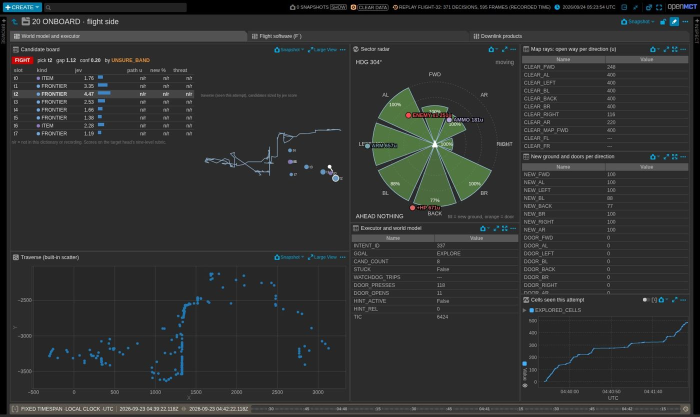
#> input picture docs/images/openmct/onboard-world.jpg, 1400 x 833 px (shown at 1/2 size)
$ python -i stack_video.py   (imports and definitions only)
#> lines starting #> are read from the running program, lines starting #| are printed output that depends on the picture
"""Compose the per-second screenshots from tools/stack_record.mjs into one 1920x1080 grid video (mp4, 1 fps source
held for 1 s each) and a 1080p mp4 of the dashboard recording (webm from Playwright) if present.

    python tools/stack_video.py out/stackrec out/doomsat_stack_1080p.mp4
    python tools/stack_video.py --convert out/recording/<file>.webm out/doomsat_dashboard_1080p.mp4
    python tools/stack_video.py --frames out/dashrec out/doomsat_dashboard_1080p.mp4   (from tools/dashboard_record.mjs)
"""
import glob
import os
import subprocess
import sys

import imageio_ffmpeg
from PIL import Image, ImageDraw

# [1 line that did not run here, left out]
TILES = [("dashboard", "Mission dashboard (from Yamcs)"), ("yamcs-tlm", "Yamcs web: telemetry"),
         ("yamcs-cmd", "Yamcs web: command history"), ("openmct", "Open MCT")]


def compose(src, out_mp4):
    frames = sorted(glob.glob(os.path.join(src, "dashboard-*.png")))
    tmp = os.path.join(src, "grid")
    os.makedirs(tmp, exist_ok=True)
    for i, f in enumerate(frames):
        idx = os.path.basename(f).split("-")[1].split(".")[0]
        canvas = Image.new("RGB", (1920, 1080), (12, 14, 18))
        d = ImageDraw.Draw(canvas)
        for k, (name, title) in enumerate(TILES):
            p = os.path.join(src, f"{name}-{idx}.png")
            x, y = (k % 2) * 960, (k // 2) * 540
            if os.path.exists(p):
                im = Image.open(p).convert("RGB").resize((952, 522), Image.LANCZOS)
                canvas.paste(im, (x + 4, y + 14))
            d.rectangle((x + 4, y, x + 956, y + 13), fill=(30, 34, 44))
            d.text((x + 10, y + 1), title, fill=(200, 210, 225))
        canvas.save(os.path.join(tmp, f"grid-{i:04d}.png"))
    cmd = [FFMPEG, "-y", "-framerate", "1", "-i", os.path.join(tmp, "grid-%04d.png"), "-vf", "fps=10,format=yuv420p",
           "-c:v", "libx264", "-preset", "medium", "-crf", "20", out_mp4]
    subprocess.run(cmd, check=True, capture_output=True)
    print("wrote", out_mp4, "from", len(frames), "seconds")


def convert(webm, out_mp4):
    cmd = [FFMPEG, "-y", "-i", webm, "-vf", "scale=1920:1080,format=yuv420p", "-c:v", "libx264", "-preset", "medium", "-crf", "20", out_mp4]
    subprocess.run(cmd, check=True, capture_output=True)
    print("wrote", out_mp4)


def frames(src, out_mp4, fps=4):
    cmd = [FFMPEG, "-y", "-framerate", str(fps), "-i", os.path.join(src, "f-%05d.png"), "-vf", "scale=1920:1080,format=yuv420p",
           "-c:v", "libx264", "-preset", "medium", "-crf", "20", out_mp4]
    subprocess.run(cmd, check=True, capture_output=True)
    print("wrote", out_mp4, "from", len(glob.glob(os.path.join(src, "f-*.png"))), "frames")


# [7 lines not run here, left out]

>>> import cv2
>>> picture = cv2.imread('../docs/images/openmct/onboard-world.jpg', cv2.IMREAD_GRAYSCALE)
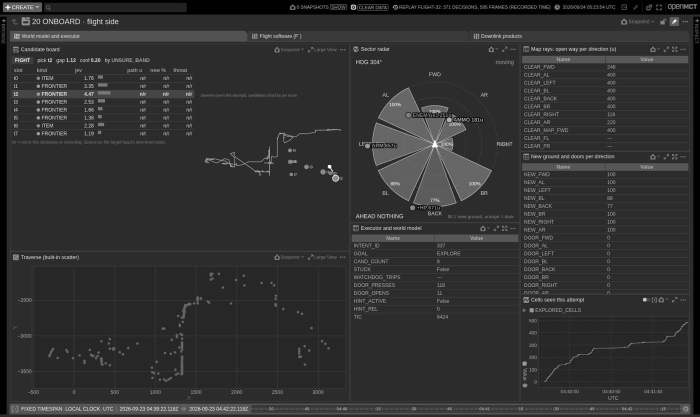
#> picture: shape (833, 1400) (shown at 1/2 size); min 0, max 255, mean 48.5
>>> result = compose(picture, 'out.png')
#> (the run stopped early here; a loop or call above may not have finished)
